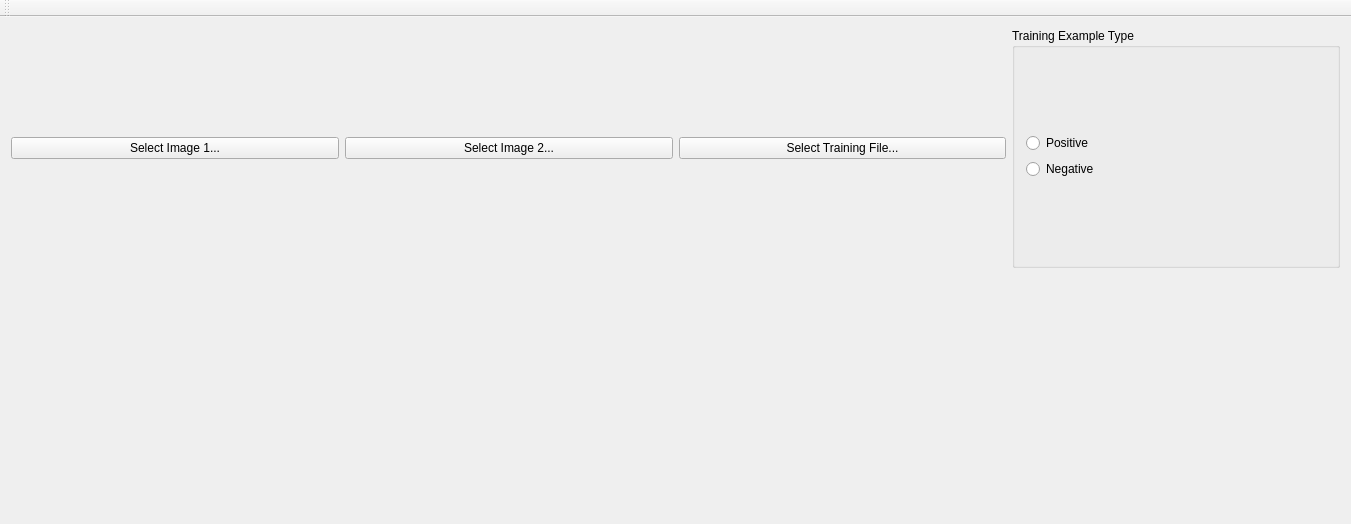
<?xml version="1.0" encoding="UTF-8"?>
<ui version="4.0">
 <class>TrainerGui</class>
 <widget class="QMainWindow" name="TrainerGui">
  <property name="geometry">
   <rect>
    <x>0</x>
    <y>0</y>
    <width>1351</width>
    <height>524</height>
   </rect>
  </property>
  <property name="windowTitle">
   <string>TrainerGui</string>
  </property>
  <widget class="QWidget" name="centralWidget">
   <layout class="QGridLayout" name="gridLayout_2">
    <item row="0" column="0">
     <layout class="QHBoxLayout" name="horizontalLayout_2">
      <item>
       <widget class="QPushButton" name="img1Button">
        <property name="text">
         <string>Select Image 1...</string>
        </property>
       </widget>
      </item>
      <item>
       <widget class="QPushButton" name="img2Button">
        <property name="text">
         <string>Select Image 2...</string>
        </property>
       </widget>
      </item>
      <item>
       <widget class="QPushButton" name="trainingFileButton">
        <property name="text">
         <string>Select Training File...</string>
        </property>
       </widget>
      </item>
      <item>
       <widget class="QGroupBox" name="trainingGroup">
        <property name="title">
         <string>Training Example Type</string>
        </property>
        <layout class="QGridLayout" name="gridLayout">
         <item row="0" column="0">
          <layout class="QVBoxLayout" name="verticalLayout">
           <item>
            <widget class="QRadioButton" name="positiveRadio">
             <property name="text">
              <string>Positive</string>
             </property>
            </widget>
           </item>
           <item>
            <widget class="QRadioButton" name="negativeRadio">
             <property name="text">
              <string>Negative</string>
             </property>
            </widget>
           </item>
          </layout>
         </item>
        </layout>
       </widget>
      </item>
     </layout>
    </item>
    <item row="1" column="0">
     <layout class="QHBoxLayout" name="horizontalLayout">
      <item>
       <widget class="ClickLabel" name="img1Label" native="true">
        <property name="minimumSize">
         <size>
          <width>201</width>
          <height>0</height>
         </size>
        </property>
        <property name="cursor">
         <cursorShape>CrossCursor</cursorShape>
        </property>
        <property name="mouseTracking">
         <bool>true</bool>
        </property>
        <property name="focusPolicy">
         <enum>Qt::ClickFocus</enum>
        </property>
       </widget>
      </item>
      <item>
       <widget class="ClickLabel" name="img2Label" native="true">
        <property name="minimumSize">
         <size>
          <width>201</width>
          <height>0</height>
         </size>
        </property>
        <property name="cursor">
         <cursorShape>CrossCursor</cursorShape>
        </property>
        <property name="mouseTracking">
         <bool>true</bool>
        </property>
        <property name="focusPolicy">
         <enum>Qt::ClickFocus</enum>
        </property>
       </widget>
      </item>
     </layout>
    </item>
   </layout>
  </widget>
  <widget class="QToolBar" name="mainToolBar">
   <attribute name="toolBarArea">
    <enum>TopToolBarArea</enum>
   </attribute>
   <attribute name="toolBarBreak">
    <bool>false</bool>
   </attribute>
  </widget>
 </widget>
 <layoutdefault spacing="6" margin="11"/>
 <customwidgets>
  <customwidget>
   <class>ClickLabel</class>
   <extends>QWidget</extends>
   <header>clicklabel.h</header>
  </customwidget>
 </customwidgets>
 <resources/>
 <connections/>
</ui>
